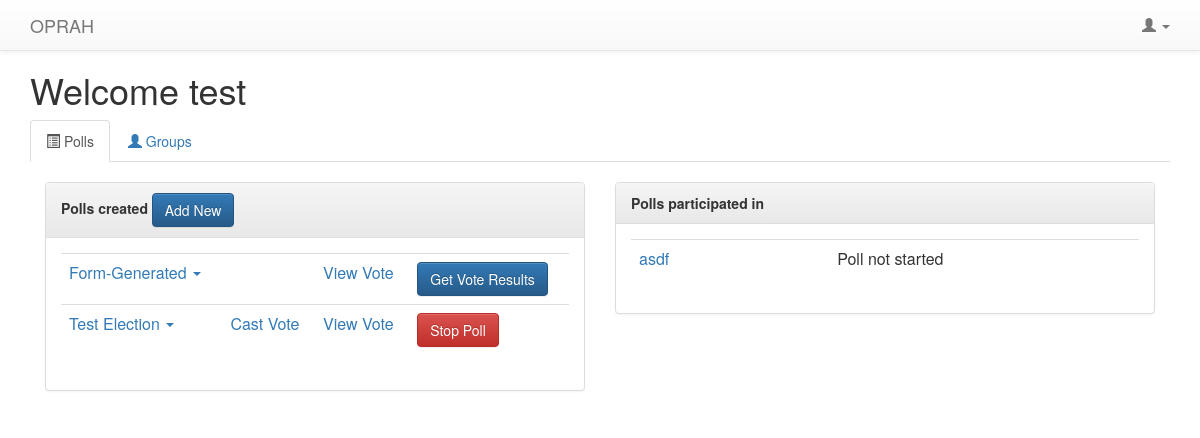
Page /polls/ (signed in) on the committed database.
### polls/models.py (models this page shows, shortened)
@python_2_unicode_compatible
class Question(models.Model):
    question_text = models.CharField(max_length=20)
    question_desc = models.CharField(max_length=500, null=True, blank=True)
    image = models.CharField(max_length=500, default="https://pbs.twimg.com/media/B0eebrtIUAEVFad.jpg")
    pub_date = models.DateTimeField('date published')
    follow_up = models.OneToOneField('Question', on_delete=models.CASCADE, null = True, blank = True)
    question_owner = models.ForeignKey(User, null = True)
    question_voters = models.ManyToManyField(User, related_name='voters')
    status = models.IntegerField(default=1)

### polls/views.py (the view)
class IndexView(generic.ListView):
    template_name = 'polls/index.html'
    context_object_name = 'question_list'
    def get_context_data(self, **kwargs):
        ctx = super(IndexView, self).get_context_data(**kwargs)
        ctx['groups'] = Group.objects.all()
        return ctx
    def get_queryset(self):
        return Question.objects.all().order_by('-pub_date')

### polls/templates/polls/index.html (shortened to what this page needs)
{% extends 'polls/base.html' %}
{% block content %}
    {% if user.is_authenticated %}
        <div class="col-md-12">
            <h1>Welcome {{ request.user.username }}</h1>
            <ul class="nav nav-tabs">
                <li class="active"><a data-toggle="tab" href="#home"><span class="glyphicon glyphicon-list-alt"></span> Polls</a></li>
                <li><a data-toggle="tab" href="#groups"><span class="glyphicon glyphicon-user"></span> Groups</a></li>
            </ul>
            <div class="tab-content">
            <div id="home" class="tab-pane active">
                <br />
                <div class="col-md-6">
                    <div class="panel panel-default">
                        <div class="panel-heading"><b>Polls created</b> <a href="/polls/add/"><span class="btn btn-primary">Add New</span></a></div>
                        <div class="panel-body">
                        <table class="table">
                        {% if question_list %}
                            {% for question in question_list %}
                                {% if question.question_owner == request.user %}
                                <tr>
                                    <td>
                                    <div class="dropdown">
                                        <a class="dropdown-toggle" data-toggle="dropdown" href="#">
                                            {{ question.question_text }}
                                            <span class="caret"></span>
                                        </a>
                                    </div>
                                    </td>
                                    <td>
                                        {% if question.status == 2 %}
                                        <a href="{% url 'polls:detail' question.id %}">Cast Vote</a>
                                        {% endif %}
                                    </td>
                                    <td>
                                        {% if question.status == 2 or question.status == 3 %}
                                        <a href="{% url 'polls:preferences' question.id %}">View Vote</a>
                                        {% endif %}
                                    </td>
                                    {% if question.status == 1 %}
                                        <td><a href="{% url 'polls:start' question.id %}"><span class="btn btn-success">Start Poll</span></a></td>
                                    {% elif question.status == 2 %}
                                        <td><a href="{% url 'polls:stop' question.id %}"><span class="btn btn-danger">Stop Poll</span></a></td>
                                    {% elif question.status == 3 %}
                                        <td>
                                            <a href="/polls/{{ question.id }}/vote/results/" class="btn btn-primary">Get Vote Results</a>
                                        </td>
                                    {% endif %}
                                </tr>
                                {% endif %}
                            {% endfor %}
                        {% endif %}
                        </table>
                        </div>
                    </div>
                </div>
                <div class="col-md-6">
                    <div class="panel panel-default">
                        <div class="panel-heading"><b>Polls participated in</b></div>
                        <div class="panel-body">
                            <table class="table">
                            {% if question_list %}
                                {% for question in question_list %}
                                    {% if question.question_owner != request.user and request.user in question.question_voters.all %}
                                    <tr>
                                        <td>
                                            <a href="{% url 'polls:pollinfo' question.id %}">
                                            {{ question.question_text }}
                                            </a>
                                        </td>
                                        <td>
                                        </td>
                                        <td>
                                        </td>
                                        {% if question.status == 1 %}
                                            <td>Poll not started</td>
                                        {% elif question.status == 2 %}
                                            <td>Polling in session</td>
                                        {% elif question.status == 3 %}
                                            <td>
                                                Polling complete
                                                <a href="{% url 'polls:voteresults' question.id %}" class="btn btn-primary">Get Vote Results</a>
                                            </td>
                                        {% endif %}
                                    </tr>
                                    {% endif %}
                                {% endfor %}
                            {% endif %}
                            </table>
                        </div>
                    </div>
                </div>
            </div>
        </div>
        </div>
    {% endif %}
{% endblock %}

### polls/templates/polls/base.html (style rules this page uses)
body { min-height: 2000px; padding-top: 50px; }

### rows in the picture
Question: question_text "Form-Generated", status "View Vote"
Question: question_text "Test Election", status "Cast Vote"
Question: question_text "asdf", status "Poll not started"

### other values in the picture
{{ request.user.username }} "test"
